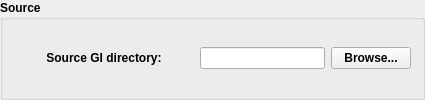
         <widget class="QGroupBox" name="gb_source">
          <property name="font">
           <font>
            <weight>75</weight>
            <bold>true</bold>
           </font>
          </property>
          <property name="title">
           <string>Source</string>
          </property>
          <layout class="QVBoxLayout" name="verticalLayout_2">
           <item>
            <layout class="QHBoxLayout" name="horizontalLayout_2">
             <item>
              <widget class="QLabel" name="label_3">
               <property name="minimumSize">
                <size>
                 <width>180</width>
                 <height>0</height>
                </size>
               </property>
               <property name="font">
                <font>
                 <weight>75</weight>
                 <bold>true</bold>
                </font>
               </property>
               <property name="text">
                <string>Source GI directory:</string>
               </property>
               <property name="alignment">
                <set>Qt::AlignCenter</set>
               </property>
              </widget>
             </item>
             <item>
              <widget class="QLineEdit" name="le_source_gi_directory">
               <property name="toolTip">
                <string>&lt;html&gt;&lt;head/&gt;&lt;body&gt;&lt;p align=&quot;center&quot;&gt;&lt;span style=&quot; font-size:9pt; font-weight:600; text-decoration: underline;&quot;&gt;Source GI directory&lt;/span&gt;&lt;/p&gt;&lt;p&gt;The directory where the GI textures to import are stored. The textures should be in &lt;span style=&quot; font-weight:600;&quot;&gt;PNG&lt;/span&gt; format, and suffixed the following way: &lt;/p&gt;&lt;p&gt;&lt;span style=&quot; font-weight:600;&quot;&gt;_lightmap&lt;/span&gt;&lt;span style=&quot; font-weight:600;&quot;&gt;:&lt;/span&gt; A color map describing the light on top of the surface of the node.&lt;/p&gt;&lt;p&gt;&lt;span style=&quot; font-weight:600;&quot;&gt;_shadowmap:&lt;/span&gt; A black and white texture describing the shadows casted on top of the surface of the node. The average RGB color will be the level of shadowing used.&lt;/p&gt;&lt;p&gt;The textures should be named the exact same as the instance name (minus any supported @tags from the terrain converter), followed by one of the two suffixes on the list. Note that it's not necessary for both textures to exist for each node. If either texture is not found, the one from the existing GI group will be reused (or will be overridden with a solid color if the option is activated).&lt;/p&gt;&lt;/body&gt;&lt;/html&gt;</string>
               </property>
              </widget>
             </item>
             <item>
              <widget class="QPushButton" name="pb_source_gi_directory">
               <property name="text">
                <string>Browse...</string>
               </property>
              </widget>
             </item>
            </layout>
           </item>
          </layout>
         </widget>
